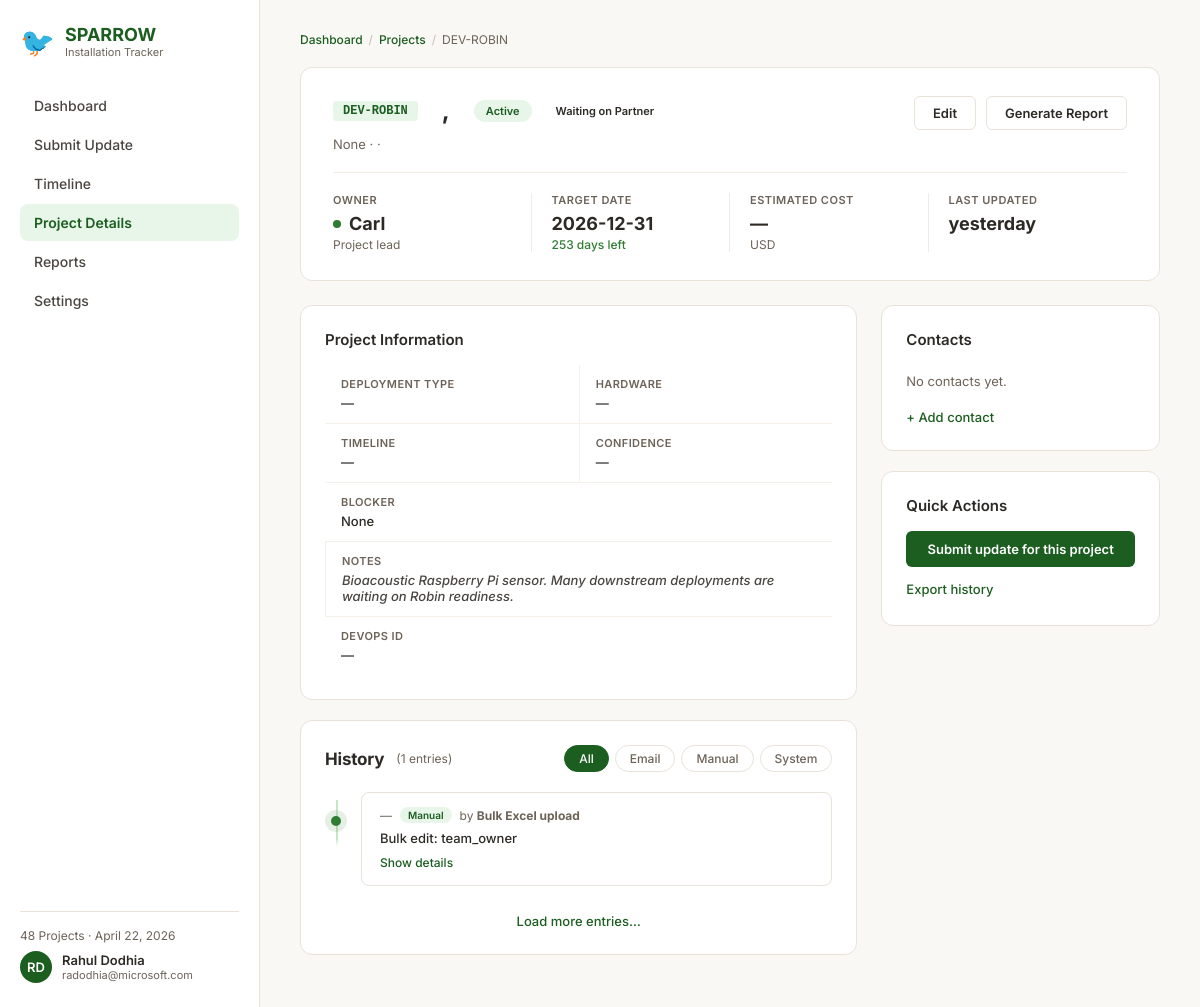
/project/DEV-ROBIN, run on the app's committed database.
### tables this page shows
CREATE TABLE projects (
            project_id        TEXT PRIMARY KEY,
            continent         TEXT,
            country           TEXT,
            location          TEXT,
            partner_org       TEXT,
            status            TEXT NOT NULL DEFAULT 'Scoping',
            blocker           TEXT,
            deployment_type   TEXT,
            timeline_label    TEXT,          -- human-readable: "Before End FY26"
            target_date       TEXT,          -- ISO date or NULL
            target_confidence TEXT,          -- hard / committed / soft / aspirational
            hardware          TEXT,
            estimated_cost    REAL,
            team_owner        TEXT,
            devops_id         INTEGER,
            notes             TEXT,
            last_updated      TEXT NOT NULL,
            last_updated_by   TEXT
        , is_at_risk INTEGER NOT NULL DEFAULT 0, item_type TEXT NOT NULL DEFAULT 'deployment', track_name TEXT, start_date TEXT, parent_project_id TEXT, health TEXT NOT NULL DEFAULT 'On Track', priority TEXT, sparrow INTEGER NOT NULL DEFAULT 0, sparrow_go INTEGER NOT NULL DEFAULT 0, robin INTEGER NOT NULL DEFAULT 0);

CREATE TABLE history (
            id              INTEGER PRIMARY KEY AUTOINCREMENT,
            project_id      TEXT NOT NULL,
            timestamp       TEXT NOT NULL,
            updated_by      TEXT,
            source_type     TEXT,            -- email / teams_paste / manual_note / system
            source_text     TEXT,            -- full original pasted text
            changes         TEXT NOT NULL,   -- JSON: {field: {old, new}}
            llm_summary     TEXT,
            FOREIGN KEY (project_id) REFERENCES projects(project_id)
        );

### app.py (the view)
@app.route("/project/<project_id>")
def project_details(project_id):
    p = get_project(project_id)
    if not p:
        return "Project not found", 404
    history = get_project_history(project_id)
    contacts = get_contacts(project_id)
    nudges = get_active_nudges()
    project_nudges = [n for n in nudges if n.get("project_id") == project_id]
    target_sub = ""
    target_sub_color = "#6d6358"
    if p.get("target_date"):
        try:
            td = date.fromisoformat(p["target_date"])
            days_left = (td - date.today()).days
            if days_left < 0:
                target_sub = f"{-days_left}d overdue"
                target_sub_color = "#c62828"
            else:
                target_sub = f"{days_left} days left"
                target_sub_color = "#2e7d32"
        except ValueError:
            pass
    return render_template(
        "project_details.html",
        p=p,
        history=history,
        contacts=contacts,
        nudges=project_nudges,
        target_sub=target_sub,
        target_sub_color=target_sub_color,
    )

### app.py (called while the page is built, shortened)
@app.context_processor
def inject_globals():
    projects = get_all_projects()
    return dict(
        today=date.today(),
        total_projects=len(projects),
        llm_available=llm_available,
        VALID_STATUSES=VALID_STATUSES,
        VALID_HEALTH=VALID_HEALTH,
        VALID_PRIORITIES=VALID_PRIORITIES,
        TEAM_MEMBERS=TEAM_MEMBERS,
    )

@app.template_filter("timeago")
def timeago_filter(dt_str):
    if not dt_str:
        return "—"
    try:
        dt = datetime.fromisoformat(dt_str)
    except (ValueError, TypeError):
        return dt_str
    now = datetime.now()
    diff = now - dt
    seconds = diff.total_seconds()
    if seconds < 60:
        return "just now"
    if seconds < 3600:
        m = int(seconds // 60)
        return f"{m}m ago"
    if seconds < 86400:
        h = int(seconds // 3600)
        return f"{h}h ago"
    d = int(seconds // 86400)
    if d == 1:
        return "yesterday"

### db.py (called while the page is built)
@contextmanager
def get_conn():
    conn = sqlite3.connect(DB_PATH)
    conn.row_factory = sqlite3.Row
    conn.execute("PRAGMA journal_mode=WAL")
    conn.execute("PRAGMA foreign_keys=ON")
    try:
        yield conn
        conn.commit()
    finally:
        conn.close()

def get_all_projects(include_closed=True):
    with get_conn() as conn:
        if include_closed:
            rows = conn.execute("SELECT * FROM projects ORDER BY continent, country, location").fetchall()
        else:
            placeholders = ",".join("?" for _ in CLOSED_STATUSES)
            rows = conn.execute(
                f"SELECT * FROM projects WHERE status NOT IN ({placeholders}) ORDER BY continent, country, location",
                list(CLOSED_STATUSES),
            ).fetchall()
        return [dict(r) for r in rows]

def get_project(project_id):
    with get_conn() as conn:
        row = conn.execute("SELECT * FROM projects WHERE project_id = ?", (project_id,)).fetchone()
        return dict(row) if row else None

def get_project_history(project_id, limit=50):
    with get_conn() as conn:
        rows = conn.execute(
            "SELECT * FROM history WHERE project_id = ? ORDER BY timestamp DESC LIMIT ?",
            (project_id, limit),
        ).fetchall()
        result = []
        for r in rows:
            d = dict(r)
            d["changes"] = json.loads(d["changes"])
            result.append(d)
        return result

### templates/project_details.html (shortened to what this page needs)
{% extends "base.html" %}
{% set active_page = "project_details" %}
{% block content %}
  <div class="breadcrumb">
    <a href="{{ url_for('dashboard') }}">Dashboard</a>
    <span class="sep">/</span>
    <a href="{{ url_for('dashboard') }}">Projects</a>
    <span class="sep">/</span>
    <span>{{ p.project_id }}</span>
  </div>
  <div class="detail-header">
    <div class="detail-top">
      <div style="display:flex;align-items:center;gap:12px;flex-wrap:wrap">
        <span class="detail-id">{{ p.project_id }}</span>
        <span class="detail-name">{{ p.location }}, {{ p.country }}</span>
        {% if p.status %}
          <span class="pill {{ p.status|lower|replace(' ', '-') }}">{{ p.status }}</span>
        {% endif %}
        {% if p.health %}
          <span class="pill {{ p.health|lower|replace(' ', '-') }}">{{ p.health }}</span>
        {% endif %}
      </div>
      <div class="header-actions">
        <button class="btn btn-outline">Edit</button>
        <button class="btn btn-outline">Generate Report</button>
      </div>
    </div>
    <div class="detail-sub">{{ p.partner_org }} &middot; {{ p.country }} &middot; {{ p.continent }}</div>
    <div class="metrics">
      <div class="metric">
        <div class="lbl">Owner</div>
        <div class="val"><span class="dot"></span>{{ p.team_owner or '—' }}</div>
        <div class="sub">Project lead</div>
      </div>
      <div class="metric">
        <div class="lbl">Target Date</div>
        <div class="val">{{ p.target_date or '—' }}</div>
        {% if target_sub %}
          <div class="sub" style="color:{{ target_sub_color }}; font-weight:500">{{ target_sub }}</div>
        {% endif %}
      </div>
      <div class="metric">
        <div class="lbl">Estimated Cost</div>
        <div class="val">{% if p.estimated_cost %}${{ '{:,.0f}'.format(p.estimated_cost|float) }}{% else %}—{% endif %}</div>
        <div class="sub">USD</div>
      </div>
      <div class="metric">
        <div class="lbl">Last Updated</div>
        <div class="val">{{ p.last_updated|timeago if p.last_updated else '—' }}</div>
      </div>
    </div>
  </div>
  <div class="two-col">
    <div>
      <div class="card">
        <div class="card-title">Project Information</div>
        <div class="info-grid">
          <div class="info-field">
            <div class="lbl">Deployment Type</div>
            <div class="val">{{ p.deployment_type or '—' }}</div>
          </div>
          <div class="info-field">
            <div class="lbl">Hardware</div>
            <div class="val">{{ p.hardware or '—' }}</div>
          </div>
          <div class="info-field">
            <div class="lbl">Timeline</div>
            <div class="val">{{ p.timeline_label or '—' }}</div>
          </div>
          <div class="info-field">
            <div class="lbl">Confidence</div>
            <div class="val">{{ p.target_confidence or '—' }}</div>
          </div>
          <div class="info-field full">
            <div class="lbl">Blocker</div>
            <div class="val"{% if p.blocker %} style="color:#c62828"{% endif %}>{{ p.blocker or 'None' }}</div>
          </div>
          <div class="info-field full">
            <div class="lbl">Notes</div>
            <div class="val" style="font-style:italic;color:#4a4540">{{ p.notes or '—' }}</div>
          </div>
          <div class="info-field full" style="border-bottom:none">
            <div class="lbl">DevOps ID</div>
            <div class="val">
              {% if p.devops_id %}
                <code style="font-family:'Cascadia Code',monospace;background:#f5f0ea;padding:1px 6px;border-radius:3px;font-size:12px">{{ p.devops_id }}</code>
              {% else %}
                —
              {% endif %}
            </div>
          </div>
        </div>
      </div>
      <div class="card" style="padding-bottom:20px">
        <div style="display:flex;align-items:center;justify-content:space-between;margin-bottom:20px;flex-wrap:wrap;gap:12px">
          <div style="display:flex;align-items:center;gap:12px">
            <span style="font-size:17px;font-weight:700;color:#2d2a26;letter-spacing:-0.2px">History</span>
            <span style="font-size:12px;color:#6d6358">({{ history|length }} entries)</span>
          </div>
          <div class="filter-chips">
            <button class="chip active" data-source="all">All</button>
            <button class="chip" data-source="email">Email</button>
            <button class="chip" data-source="manual">Manual</button>
            <button class="chip" data-source="system">System</button>
          </div>
        </div>
        <div class="timeline">
          {% for entry in history %}
          <div class="tl-entry" data-source="{{ entry.source_type }}">
            <div class="tl-dot {% if entry.source_type in ['email', 'manual'] %}green{% elif entry.source_type == 'system' %}purple{% elif entry.source_type == 'teams_paste' %}amber{% else %}green{% endif %}"></div>
            <div class="tl-card">
              <div class="tl-meta">
                <span>{{ entry.created_at|timeago }}</span>
                <span class="tl-badge {% if entry.source_type == 'teams_paste' %}teams{% else %}{{ entry.source_type }}{% endif %}">
                  {%- if entry.source_type == 'teams_paste' %}Teams{% elif entry.source_type == 'email' %}Email{% elif entry.source_type == 'manual' %}Manual{% elif entry.source_type == 'system' %}System{% else %}{{ entry.source_type }}{% endif -%}
                </span>
                {% if entry.updated_by %}
                  <span>by <strong>{{ entry.updated_by }}</strong></span>
                {% endif %}
              </div>
              {% if entry.llm_summary %}
                <div class="tl-summary">{{ entry.llm_summary }}</div>
              {% endif %}
              {% if entry.source_text %}
                <button class="tl-toggle">Show details</button>
              {% endif %}
            </div>
          </div>
          {% endfor %}
        </div>
        <div class="load-more">
          <a href="#">Load more entries&hellip;</a>
        </div>
      </div>
    </div>
    <div>
      <div class="card">
        <div class="card-title">Contacts</div>
        {% if not contacts %}
          <div style="font-size:13px;color:#6d6358;padding:8px 0">No contacts yet.</div>
        {% endif %}
        <a class="add-link" href="#">+ Add contact</a>
      </div>
      <div class="card">
        <div class="card-title">Quick Actions</div>
        <div style="display:flex;flex-direction:column;gap:10px">
          <a href="{{ url_for('submit_update') }}" class="btn btn-primary" style="width:100%;justify-content:center;padding:10px 18px;text-align:center">Submit update for this project</a>
          <a class="quick-action-link" href="#">Export history</a>
        </div>
      </div>
    </div>
  </div>
{% endblock %}

### data on the page
projects: project_id "DEV-ROBIN", status "Active", health "Waiting on Partner", team_owner "Carl", target_date "2026-12-31", last_updated "yesterday", notes "Bioacoustic Raspberry Pi sensor. Many downstream deployments are waiting on Robin readiness."
history: created_at "—", source_type "Manual", updated_by "Bulk Excel upload", llm_summary "Bulk edit: team_owner"

### other printed values
{{ total_projects }} "48"
{{ p.partner_org }} "None"
{{ target_sub }} "253 days left"
{{ p.deployment_type or '—' }} "—"
{{ p.hardware or '—' }} "—"
{{ p.timeline_label or '—' }} "—"
{{ p.target_confidence or '—' }} "—"
{{ p.blocker or 'None' }} "None"
{{ history|length }} "1"
